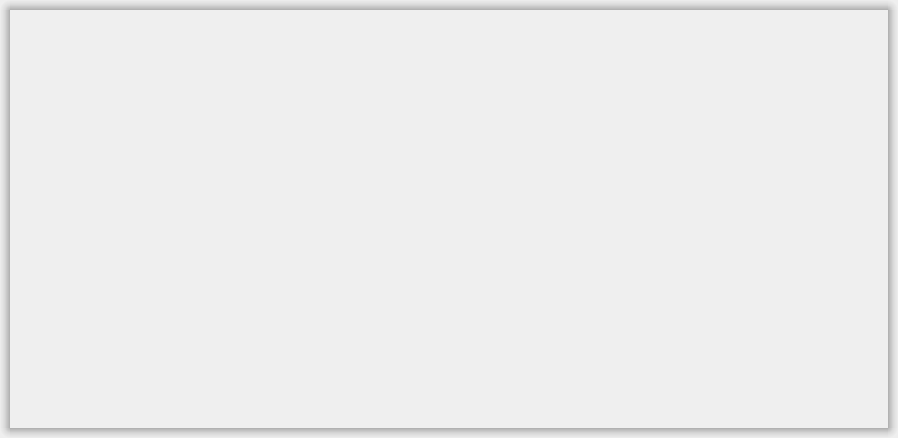
<?xml version="1.0" encoding="UTF-8"?>
<ui version="4.0">
 <class>Window</class>
 <widget class="QWidget" name="Window">
  <property name="geometry">
   <rect>
    <x>0</x>
    <y>0</y>
    <width>898</width>
    <height>438</height>
   </rect>
  </property>
  <property name="minimumSize">
   <size>
    <width>630</width>
    <height>300</height>
   </size>
  </property>
  <property name="mouseTracking">
   <bool>true</bool>
  </property>
  <layout class="QGridLayout" name="grid_Layout">
   <property name="leftMargin">
    <number>0</number>
   </property>
   <property name="topMargin">
    <number>0</number>
   </property>
   <property name="rightMargin">
    <number>0</number>
   </property>
   <property name="bottomMargin">
    <number>0</number>
   </property>
   <property name="spacing">
    <number>0</number>
   </property>
   <item row="1" column="1">
    <widget class="QWidget" name="panel" native="true">
     <property name="minimumSize">
      <size>
       <width>0</width>
       <height>28</height>
      </size>
     </property>
     <property name="maximumSize">
      <size>
       <width>16777215</width>
       <height>27</height>
      </size>
     </property>
     <layout class="QHBoxLayout" name="horizontalLayout">
      <property name="spacing">
       <number>0</number>
      </property>
      <property name="leftMargin">
       <number>4</number>
      </property>
      <property name="topMargin">
       <number>0</number>
      </property>
      <property name="rightMargin">
       <number>0</number>
      </property>
      <property name="bottomMargin">
       <number>0</number>
      </property>
      <item>
       <widget class="QLabel" name="icon">
        <property name="minimumSize">
         <size>
          <width>26</width>
          <height>26</height>
         </size>
        </property>
        <property name="maximumSize">
         <size>
          <width>26</width>
          <height>26</height>
         </size>
        </property>
        <property name="styleSheet">
         <string notr="true">padding-left: 5px;
padding-right: 5px;</string>
        </property>
        <property name="text">
         <string/>
        </property>
       </widget>
      </item>
      <item>
       <widget class="QLabel" name="title">
        <property name="font">
         <font>
          <pointsize>12</pointsize>
         </font>
        </property>
        <property name="styleSheet">
         <string notr="true">padding-left: 2px;
color: white</string>
        </property>
       </widget>
      </item>
      <item>
       <spacer name="horizontalSpacer">
        <property name="orientation">
         <enum>Qt::Orientation::Horizontal</enum>
        </property>
        <property name="sizeHint" stdset="0">
         <size>
          <width>40</width>
          <height>20</height>
         </size>
        </property>
       </spacer>
      </item>
      <item>
       <widget class="QPushButton" name="hideButton">
        <property name="minimumSize">
         <size>
          <width>47</width>
          <height>28</height>
         </size>
        </property>
        <property name="toolTip">
         <string>Свернуть</string>
        </property>
        <property name="styleSheet">
         <string notr="true">QPushButton {
        background-color: transparent;
        border: none;
}
QPushButton:hover {
        background-color: rgba(255, 255, 255, 30);
}
QPushButton:pressed {
        background-color: rgba(255, 255, 255, 50)
}</string>
        </property>
        <property name="text">
         <string/>
        </property>
        <property name="iconSize">
         <size>
          <width>12</width>
          <height>12</height>
         </size>
        </property>
       </widget>
      </item>
      <item>
       <widget class="QPushButton" name="screenModeButton">
        <property name="minimumSize">
         <size>
          <width>47</width>
          <height>28</height>
         </size>
        </property>
        <property name="styleSheet">
         <string notr="true">QPushButton {
        background-color: transparent;
        border: none;
}
QPushButton:hover {
        background-color: rgba(255, 255, 255, 30);
}
QPushButton:pressed {
        background-color: rgba(255, 255, 255, 50)
}
QPushButton:checked {
        background-color: transparent;
        border: none;
}
QPushButton:checked:hover {
        background-color: rgba(255, 255, 255, 30);
}
QPushButton:checked:pressed {
        background-color: rgba(255, 255, 255, 50)
}</string>
        </property>
        <property name="text">
         <string/>
        </property>
        <property name="iconSize">
         <size>
          <width>12</width>
          <height>12</height>
         </size>
        </property>
        <property name="checkable">
         <bool>true</bool>
        </property>
       </widget>
      </item>
      <item>
       <widget class="QPushButton" name="quitButton">
        <property name="minimumSize">
         <size>
          <width>47</width>
          <height>28</height>
         </size>
        </property>
        <property name="toolTip">
         <string>Закрыть</string>
        </property>
        <property name="styleSheet">
         <string notr="true">QPushButton {
	background-color: transparent;
	/*icon: url(:/images/cross.svg);*/
	border: none;
}
QPushButton:hover {
	background-color: rgba(255, 0, 0, 180);
}
QPushButton:pressed {
	background-color: rgba(255, 100, 100, 220);
}</string>
        </property>
        <property name="text">
         <string/>
        </property>
        <property name="iconSize">
         <size>
          <width>12</width>
          <height>12</height>
         </size>
        </property>
       </widget>
      </item>
     </layout>
    </widget>
   </item>
   <item row="0" column="0">
    <widget class="QWidget" name="leftTopField" native="true">
     <property name="minimumSize">
      <size>
       <width>10</width>
       <height>10</height>
      </size>
     </property>
     <property name="maximumSize">
      <size>
       <width>10</width>
       <height>10</height>
      </size>
     </property>
     <property name="cursor">
      <cursorShape>SizeFDiagCursor</cursorShape>
     </property>
     <property name="styleSheet">
      <string notr="true">background-color: qradialgradient(cx:1, cy:1, radius:1, fx:1, fy:1, stop:0 rgba(0, 0, 0, 60), stop:0.5 rgba(0, 0, 0, 20), stop:1 transparent);</string>
     </property>
    </widget>
   </item>
   <item row="4" column="1">
    <widget class="QWidget" name="bottomField" native="true">
     <property name="cursor">
      <cursorShape>SizeVerCursor</cursorShape>
     </property>
     <property name="styleSheet">
      <string notr="true">background-color: qlineargradient(x1:0, y1:0, x2:0, y2:1, stop:0 rgba(0, 0, 0, 70), stop:0.5 rgba(0, 0, 0, 25), stop:1 transparent);</string>
     </property>
    </widget>
   </item>
   <item row="2" column="1">
    <widget class="QWidget" name="panelSeparator" native="true">
     <property name="minimumSize">
      <size>
       <width>0</width>
       <height>3</height>
      </size>
     </property>
     <property name="maximumSize">
      <size>
       <width>16777215</width>
       <height>3</height>
      </size>
     </property>
    </widget>
   </item>
   <item row="4" column="0">
    <widget class="QWidget" name="leftBottomField" native="true">
     <property name="cursor">
      <cursorShape>SizeBDiagCursor</cursorShape>
     </property>
     <property name="styleSheet">
      <string notr="true">background-color: qradialgradient(cx:1, cy:0, radius:1, fx:1, fy:0, stop:0 rgba(0, 0, 0, 60), stop:0.5 rgba(0, 0, 0, 20), stop:1 transparent);</string>
     </property>
    </widget>
   </item>
   <item row="1" column="2" rowspan="3">
    <widget class="QWidget" name="rightField" native="true">
     <property name="cursor">
      <cursorShape>SizeHorCursor</cursorShape>
     </property>
     <property name="styleSheet">
      <string notr="true">background-color: qlineargradient(x1:0, y1:0, x2:1, y2:0, stop:0 rgba(0, 0, 0, 70), stop:0.5 rgba(0, 0, 0, 25), stop:1 transparent);</string>
     </property>
    </widget>
   </item>
   <item row="0" column="2">
    <widget class="QWidget" name="rightTopField" native="true">
     <property name="cursor">
      <cursorShape>SizeBDiagCursor</cursorShape>
     </property>
     <property name="styleSheet">
      <string notr="true">background-color: qradialgradient(cx:0, cy:1, radius:1, fx:0, fy:1, stop:0 rgba(0, 0, 0, 60), stop:0.5 rgba(0, 0, 0, 20), stop:1 transparent);</string>
     </property>
    </widget>
   </item>
   <item row="0" column="1">
    <widget class="QWidget" name="topField" native="true">
     <property name="cursor">
      <cursorShape>SizeVerCursor</cursorShape>
     </property>
     <property name="styleSheet">
      <string notr="true">background-color: qlineargradient(x1:0, y1:0, x2:0, y2:1, stop:0 transparent, stop:0.5 rgba(0, 0, 0, 25), stop:1 rgba(0, 0, 0, 70));</string>
     </property>
    </widget>
   </item>
   <item row="1" column="0" rowspan="3">
    <widget class="QWidget" name="leftField" native="true">
     <property name="cursor">
      <cursorShape>SizeHorCursor</cursorShape>
     </property>
     <property name="styleSheet">
      <string notr="true">background-color: qlineargradient(x1:0, y1:0, x2:1, y2:0, stop:0 transparent, stop:0.5 rgba(0, 0, 0, 25), stop:1 rgba(0, 0, 0, 70));</string>
     </property>
    </widget>
   </item>
   <item row="4" column="2">
    <widget class="QWidget" name="rightBottomField" native="true">
     <property name="minimumSize">
      <size>
       <width>10</width>
       <height>10</height>
      </size>
     </property>
     <property name="maximumSize">
      <size>
       <width>10</width>
       <height>10</height>
      </size>
     </property>
     <property name="cursor">
      <cursorShape>SizeFDiagCursor</cursorShape>
     </property>
     <property name="styleSheet">
      <string notr="true">background-color: qradialgradient(cx:0, cy:0, radius:1, fx:0, fy:0, stop:0 rgba(0, 0, 0, 60), stop:0.5 rgba(0, 0, 0, 20), stop:1 transparent);</string>
     </property>
    </widget>
   </item>
   <item row="3" column="1">
    <widget class="QWidget" name="centralWidget" native="true">
     <layout class="QVBoxLayout" name="widgetLayout"/>
    </widget>
   </item>
  </layout>
 </widget>
 <resources/>
 <connections/>
</ui>
